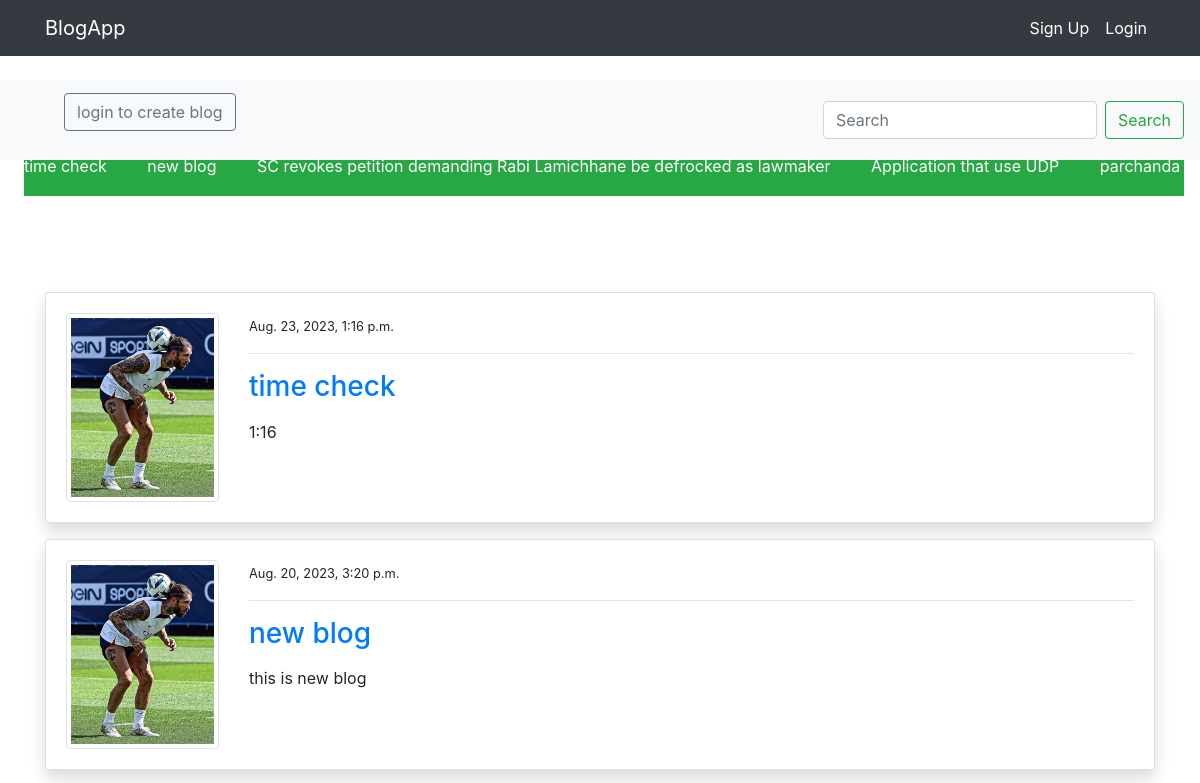
Before: / (upper part) with the older database file.
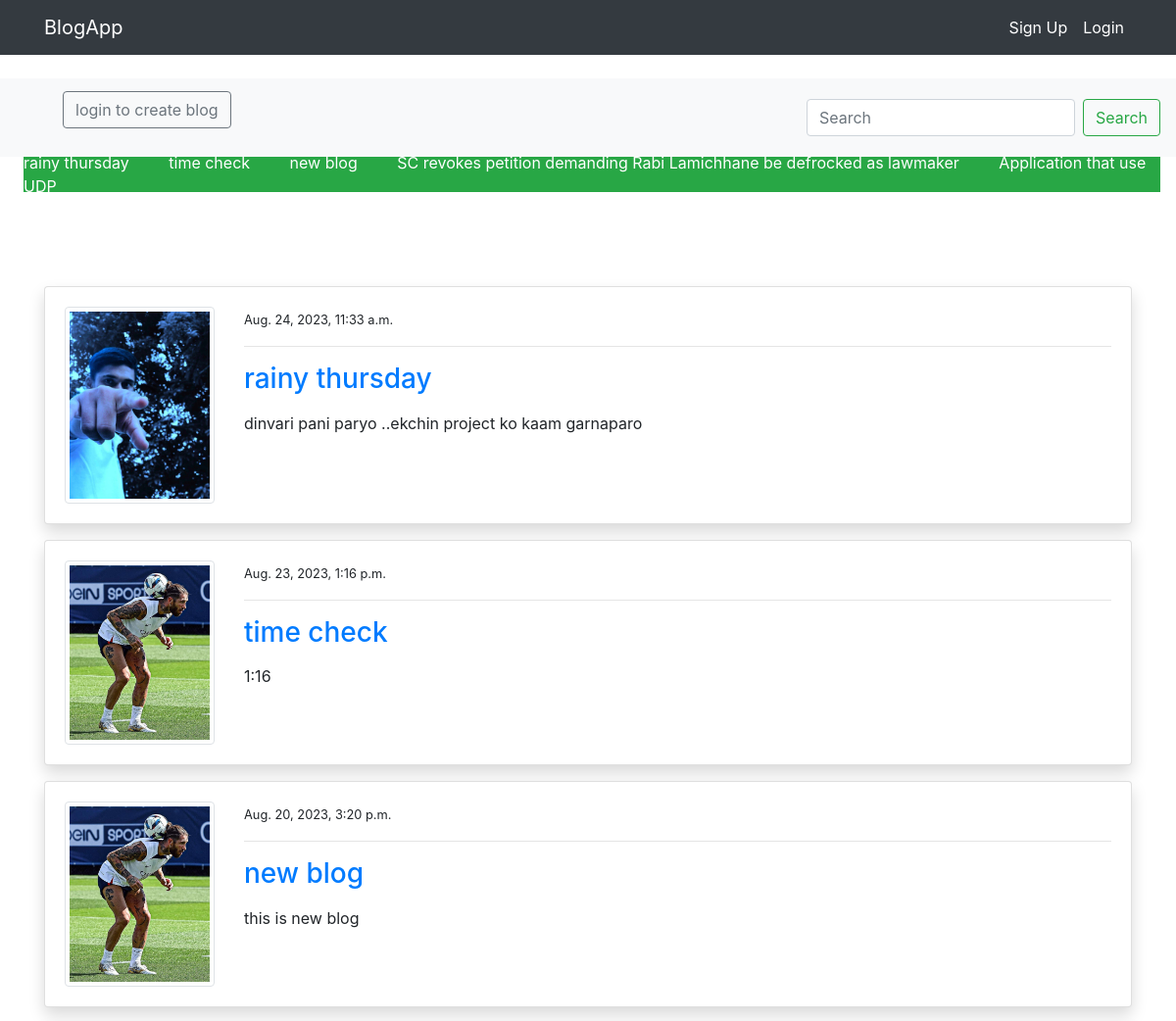
After: the same page with the newer database file.
### myblog/models.py (models this page shows, shortened)
class BlogModel(models.Model):
    title = models.CharField(max_length=100)
    content = models.TextField()
    author = models.ForeignKey(User,on_delete=models.CASCADE)
    date_created = models.DateTimeField(auto_now_add=True)
    class Meta:
        ordering = ('-date_created',)

### Accounts/models.py (models this page shows, shortened)
class AccountModel(models.Model):
    user = models.OneToOneField(User, on_delete=models.CASCADE)
    image=models.ImageField(default='default.png',upload_to='account' , validators=[FileExtensionValidator(['png','jpg','jpeg'])])

### myblog/views.py (the view)
# urls.py: path('',views.ShowBlogs, name='ShowBlogs'),
def ShowBlogs(request):
    postsM = BlogModel.objects.order_by('-date_created')[:5]
    posts = BlogModel.objects.all()
    if request.method == 'POST':
        form =  BlogModelForm(request.POST)
        if form.is_valid():
            instance = form.save(commit=False)
            instance.author = request.user
            instance.save()
            return redirect('ShowBlogs')
    else:
        form =  BlogModelForm()
    context = {
        'posts':posts,
        'form':form,
        'postsM':postsM
    }
    return render(request ,'blogs/index.html' , context)

### myblog/forms.py
class BlogModelForm(forms.ModelForm):
    content = forms.CharField(widget=forms.Textarea(attrs={'rows': 4}))
    class Meta:
        model = BlogModel
        fields = ('title','content')

### templates/blogs/index.html (shortened to what this page needs)
{% extends 'baseFiles/base.html' %}
{% load crispy_forms_tags %}
{% block content %}
      <br>
      <nav class="navbar navbar-light bg-light">
        <a class="navbar-brand">
          {% if request.user.is_authenticated %}
          <button type="button" class="btn btn-primary mt-5 ml-5" data-toggle="modal" data-target="#exampleModalLong">
            Create your Blog
          </button>
          {% else %}
          <p class=" ml-5 btn btn-outline-secondary ">login to create blog</p>
          {% endif %}
        </a>
        <form method="GET" action="/search" class="form-inline">
          <input name="search" id="search" class="form-control mr-sm-2" type="search" placeholder="Search"
            aria-label="Search">
          <button class="btn btn-outline-success my-2 my-sm-0" type="submit">Search</button>
        </form>
      </nav>
      <div style="height:3vw ;"  class="  d-flex justify-content-center align-items-center   ml-4 mr-3 bg-success text-white" >
        <marquee onmouseover="stop()" onmouseout="start()" >
          {% for post in postsM %}
          <a style="color: white;" href="{% url 'post_details' post.id %}">{{post.title}}</a> &nbsp; &nbsp; &nbsp; &nbsp;
          {% endfor %}
        </marquee>
      </div>
      <div class="container">
        <div class="row mt-5 pt-5">
          <div class="col-md-12">
            {% for post in posts %}
            <div class="card shadow mb-3 ">
              <div class="card-body">
                <div class="row">
                  <div class="col-md-2">
                    <small> <img class="img-thumbnail" src="{{post.author.accountmodel.image.url}}" alt="image1"></small>
                  </div>
                  <div class="col-md-10">
                    <small>{{post.date_created}} </small>
                    <hr>
                    <a href="{% url 'post_details' post.id %}" class="h3 text-decoration-none">{{post.title}}</a>
                    <p class="text-justify my-3">{{post.content}}</p>
                  </div>
                </div>
              </div>
            </div>
            {% endfor %}
          </div>
        </div>
      </div>
{% endblock %}

### templates/baseFiles/base.html (shortened to what this page needs)
<!doctype html>
<html lang="en">
  <head>
    <link rel="stylesheet" href="https://cdn.jsdelivr.net/npm/bootstrap@4.3.1/dist/css/bootstrap.min.css">
  </head>
  <body>
    {% include 'baseFiles/nav.html' %}
    <h1>hello </h1>
    {% block content %}
    {% endblock %}
  </body>
</html>

### templates/baseFiles/nav.html (shortened to what this page needs)
  <nav class="navbar navbar-expand-lg navbar-primary bg-dark fixed-top">
      <div class="container">
        <a class="navbar-brand text-white" href="{% url 'ShowBlogs' %}">BlogApp</a>
    {% if request.user.is_authenticated %}
        <div class="collapse navbar-collapse" id="navbarSupportedContent">
            <ul class="navbar-nav ml-auto">
                <li class="nav-item active">
                    <a class="nav-link text-white" href="{% url 'userProfile' %}">Profile <span
                            class="sr-only"></span></a>
                </li>
                <li class="nav-item">
                    <a class="nav-link text-white" href="{% url 'logout' %}">Logout</a>
                </li>
            </ul>
            {% else %}
            <ul class="navbar-nav ml-auto">
                <li class="nav-item active">
                    <a class="nav-link text-white" href="{% url 'sign_up' %}">Sign Up </a>
                </li>
                <li class="nav-item">
                    <a class="nav-link text-white" href="{% url 'login' %}">Login</a>
                </li>
            </ul>
            {% endif %}
        </div>
    <br>
</nav>

Changed rows visible on the page:
no longer on this page (row unchanged): BlogModel: title "parchanda"
added BlogModel: title "rainy thursday", author.accountmodel.image (picture), date_created "Aug. 24, 2023, 11:33 a.m.", content "dinvari pani paryo ..ekchin project ko kaam garnaparo"
